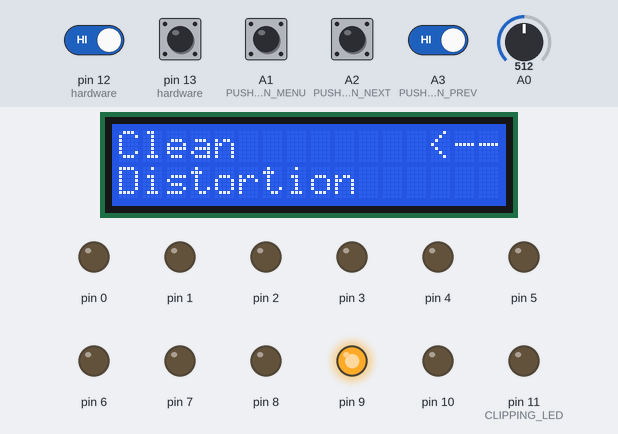
This sketch was run on a simulated Arduino Uno, built with avr-gcc and run on an emulated ATmega328P. On the bench: 16×2 character LCD, output pins drawn as LEDs (lit = HIGH). Dashed ring = blinking. The inputs (shaded band) are chosen by the test bench; at power-on: A1 (PUSHBUTTON_MENU), A2 (PUSHBUTTON_NEXT), A3 (PUSHBUTTON_PREV), pin 12 (hardware), pin 13 (hardware) HIGH, A0 = 512.

Above: at 1.2 s.
1.3 s: pin 13 (hardware) pulled LOW for 0.15 s
At 2.1 s:
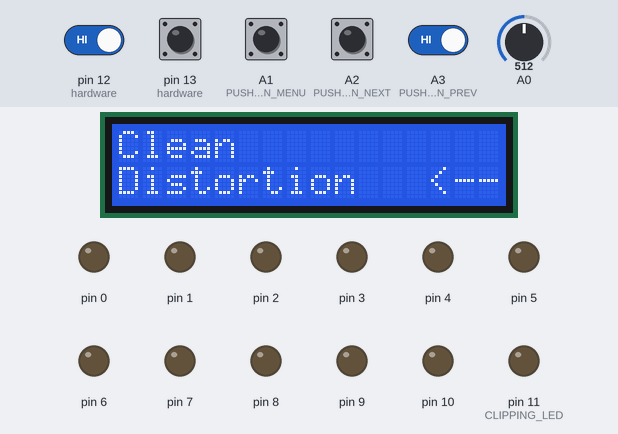
2.9 s: A1 (PUSHBUTTON_MENU) pulled LOW for 0.15 s
At 3.9 s:
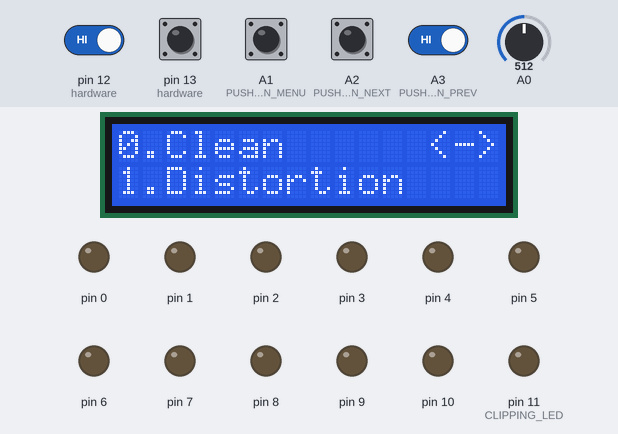
4.9 s: A1 (PUSHBUTTON_MENU) pulled LOW for 1 s
At 6.7 s:
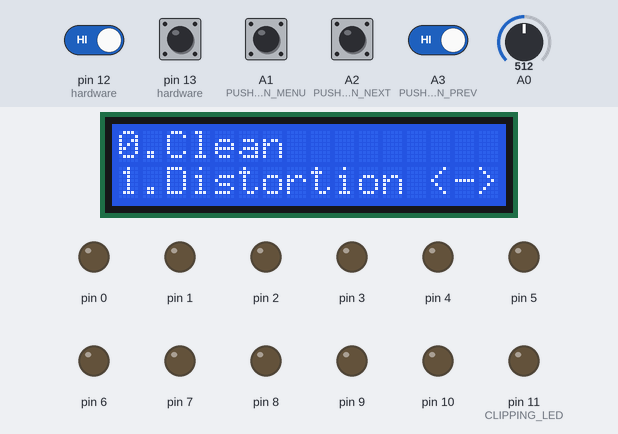
7.8 s: A2 (PUSHBUTTON_NEXT) pulled LOW for 1 s
At 8.42 s:
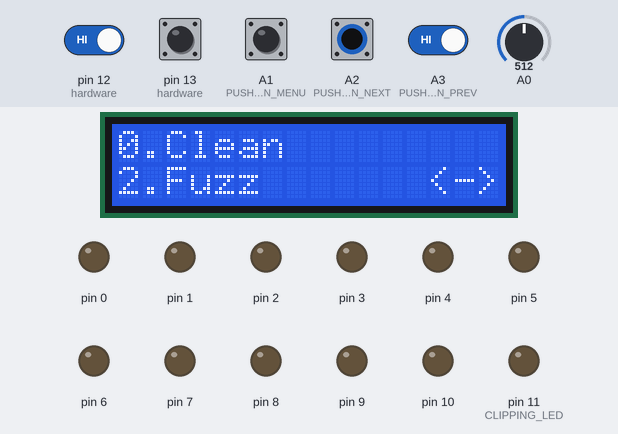
10.3 s: pin 12 (hardware) driven LOW and pin 13 (hardware) driven LOW and A1 (PUSHBUTTON_MENU) driven LOW and A2 (PUSHBUTTON_NEXT) driven LOW and A3 (PUSHBUTTON_PREV) driven LOW
At 12.0 s:
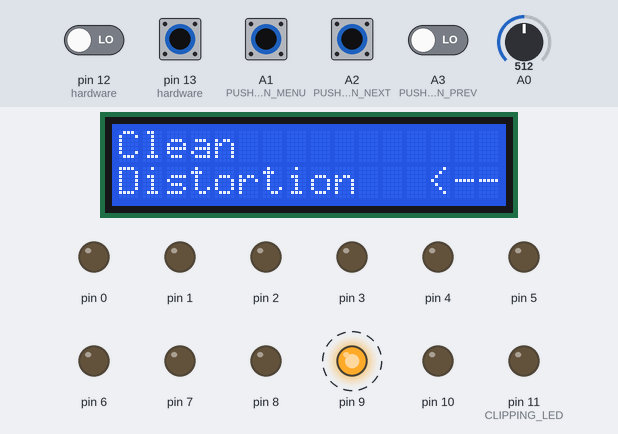
13.3 s: A0 set to 716
At 15.3 s:
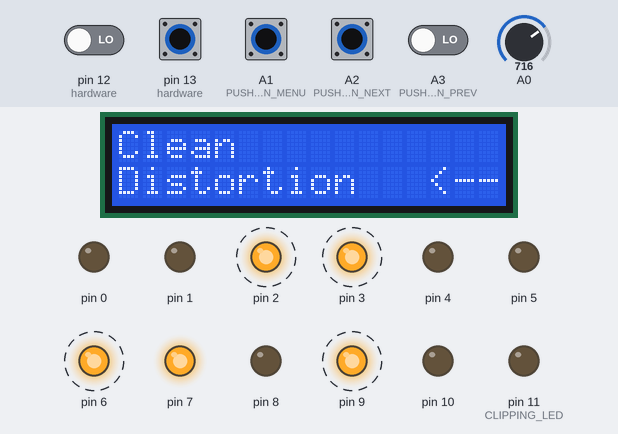
Timing chart, 0 to 17.3 s (numbered marks = the images above; inputs shaded):
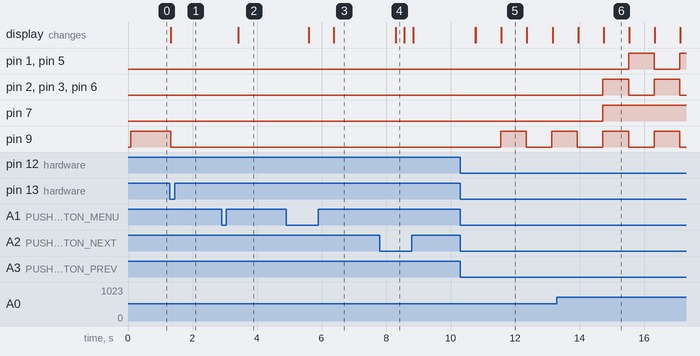

Measured:
- after the input at 1.3 s, pin 9: HIGH → LOW at once; the display: changes at once (image 1)
- after the input at 2.9 s, the display: changes after 0.53 s (image 2)
- after the input at 4.9 s, the display: first changes after 0.70 s (image 3 shows a later state)
- after the input at 7.8 s, the display: changes after 0.49 s (image 4)
- after the input at 10.3 s, pin 9: LOW → HIGH after 1.3 s, → LOW 0.79 s later, → HIGH 0.79 s later; the display: changes after 0.46 s (image 5)
- after the input at 13.3 s, pin 1, pin 5: LOW → HIGH after 2.2 s, → LOW 0.79 s later, → HIGH 0.79 s later; pin 2, pin 3, pin 6: alternates HIGH for 0.79 s and LOW for 0.79 s, starting after 1.4 s; pin 7: LOW → HIGH after 1.4 s
- what the display in image 5 shows lasts 0.8 s, from 11.6 s to 12.4 s

The sketch:

main.ino
```cpp
#include "GuitarEffects.h"
#include "Logic.h"
#include "Lcd.h"

/*
Author: Kamil Koltowski
Date: 31-01-2022
Description: Digital guitar effects based on microprocessor
*/

/* Program Variables */
int input;
int output;
Logic logic = Logic(&input, &output);

void setup()
{
    InitializeADCRegisters();
    InitializePortRegisters();
    logic.InitializeHardware();
    logic.GetLcd()->InitializeLcd();
    logic.GetLcd()->PrintOnDisplay(0);
}

void loop()
{
    input = ADC;
    logic.CheckForEvents();
    logic.ImplementEffect();
    DAC();
}

void DAC()
{
    PORTD = output & B11111111;
    if ((((output >> 8) & B00000010) >> 1) == 1)
    {
        PORTB |= (1 << PORTB1);
    }
    else
    {
        PORTB &= (~(1 << PORTB1));
    }

    if (((output >> 8) & B00000001) == 1)
    {
        PORTB |= (1 << PORTB0);
    }
    else
    {
        PORTB &= (~(1 << PORTB0));
    }
}

void InitializeADCRegisters()
{
    ADCSRA = 0;
    ADMUX |= (0 << REFS1) | (1 << REFS0) | (0 << ADLAR);
    ADCSRA |= (1 << ADEN) | (1 << ADSC) | (1 << ADATE);
    ADCSRA |= (1 << ADPS2) | (1 << ADPS0); // set ADC clock with 32 prescaler- 16mHz/32=500kHz, 500KHz/13 = 38.46KHz sampling rate
    ADCSRB = 0;
    DIDR0 = B00000001;
}

void InitializePortRegisters()
{
    DDRD = B11111111;
    PORTD = B00000000;
    DDRB = B11111;
    PORTB = B00000;
}

// used for debugging
void DACTEST()
{
    for (int i = 0; i < 1023; i++)
    {
        output = i;
        DAC();
    }
}
```

GuitarEffects.cpp
```cpp
#include "GuitarEffects.h"

GuitarEffects::GuitarEffects(int *ptr_input, int *ptr_output)
{
    m_ptr_input = ptr_input;
    m_ptr_output = ptr_output;
}

void GuitarEffects::MapInput()
{
    m_offsetInput = map(*m_ptr_input, 0, 1023, -512, 511);
}

void GuitarEffects::Clean()
{
    *m_ptr_output = *m_ptr_input;
}

void GuitarEffects::Distortion()
{
    MapInput();
    *m_ptr_output = ((pow(m_offsetInput, 2)) / 256);
    if (*m_ptr_output > 823)
        *m_ptr_output = 823;
}

void GuitarEffects::Fuzz()
{
    MapInput();
    *m_ptr_output = (((float)m_offsetInput / (20 + abs((float)m_offsetInput))) * (512)) + (512);
}

void GuitarEffects::Octaver()
{
    MapInput();
    *m_ptr_output = map(abs(m_offsetInput), 0, 512, 256, 768);
}

// not used
void GuitarEffects::Overdrive()
{
    MapInput();
    if (m_offsetInput > 0)
        *m_ptr_output = (((1 + (1 - pow(m_e, -m_offsetInput))) * m_resolution) * 0.5);
    else
        *m_ptr_output = (((1 + (-1 + pow(m_e, m_offsetInput))) * m_resolution) * 0.5);
}

// not used
void GuitarEffects::HardClipping()
{
    if (*m_ptr_input > 511)
        *m_ptr_output = *m_ptr_input + 25;
    else if (*m_ptr_input < 511)
        *m_ptr_output = *m_ptr_input - 25;
    if (*m_ptr_input > 723)
        *m_ptr_output = 723;
    else if (*m_ptr_input < 300)
        *m_ptr_output = 300;
}

// not used
void GuitarEffects::Echo()
{
}
```

GuitarEffects.h
```cpp
#ifndef GUITAREFFECTS_H
#define GUITAREFFECTS_H
#include <Arduino.h>

class GuitarEffects
{
private:
    int *m_ptr_input;
    int *m_ptr_output;
    int m_offsetInput;
    void MapInput();

public:
    GuitarEffects(int *ptr_input, int *ptr_output);
    const int m_resolution = 1023; // to ma byc publiczne bo prywatne albo inicjalizowane w konstruktorze przydziela inna wartosc, czemu? heh nie wiem ;-D
    const float m_e = 2.718281828459;
    void Clean();
    void Distortion();
    void Fuzz();
    void Octaver();
    void Overdrive();
    void HardClipping();
    void Echo();
};

#endif
```

HardwareVariables.h
```cpp
#ifndef HARDWAREVARIABLES_H
#define HARDWAREVARIABLES_H
#include <Arduino.h>

/* Hardware variables*/
#define PUSHBUTTON_MENU A1
#define PUSHBUTTON_NEXT A2
#define PUSHBUTTON_PREV A3
#define SWITCH_3PDT_1 12
#define SWITCH_3PDT_2 13
#define CLIPPING_LED 11

#endif
```

Logic.cpp
```cpp
#include "Logic.h"

Logic::Logic(int *ptr_input, int *ptr_output)
{
    m_effect = new GuitarEffects(ptr_input, ptr_output);
    m_lcd = new Lcd(&m_selectedEffect_1, &m_selectedEffect_2, &m_isPlaying, &m_effectNames[0]);
    m_ptr_input = ptr_input;
}

GuitarEffects *Logic::GetEffect()
{
    return m_effect;
}

Lcd *Logic::GetLcd()
{
    return m_lcd;
}

void Logic::ImplementEffect()
{
    switch (m_nowPlayingEffect)
    {
    case 0:
    {
        m_effect->Clean();
        break;
    }
    case 1:
    {
        m_effect->Distortion();
        break;
    }
    case 2:
    {
        m_effect->Fuzz();
        break;
    }
    case 3:
    {
        m_effect->Octaver();
        break;
    }
    default:
    {
        break;
    }
    }
}

void Logic::CheckForEvents()
{
    // Check for input signal clipping
    if (*m_ptr_input == 1023 || *m_ptr_input == 0)
    {
        PORTB |= (1 << PORTB3);
    }
    else
    {
        PORTB &= ~(1 << PORTB3);
    }
    // Check for 3PDT press
    if (((PINB & B00010000) >> 4) == 0 && m_switchState == false || ((PINB & B00100000) >> 5) == 0 && m_switchState == true)
    {
        m_switchState = !m_switchState;
        SwitchEffect();
    }
    // Check for menu button press
    if (((PINC & B00010) >> 1) == 0)
    {
        EffectsMenu();
    }
}

void Logic::SwitchEffect()
{
    m_isPlaying = !m_isPlaying;
    if (m_isPlaying == true)
    {
        m_nowPlayingEffect = m_selectedEffect_1;
    }
    else if (m_isPlaying == false)
    {
        m_nowPlayingEffect = m_selectedEffect_2;
    }
    m_lcd->PrintOnDisplay(0);
}

void Logic::UpdateEffect()
{
    if (m_isPlaying == true)
    {
        m_nowPlayingEffect = m_selectedEffect_1;
    }
    else if (m_isPlaying == false)
    {
        m_nowPlayingEffect = m_selectedEffect_2;
    }
}

void Logic::EffectsMenu()
{
    delay(m_delayTime);
    // selectedEffect_1 loop
    while (digitalRead(PUSHBUTTON_MENU) != 0)
    {
        if (digitalRead(PUSHBUTTON_NEXT) == 0)
        {
            m_selectedEffect_1++;
            if (m_selectedEffect_1 > m_effectsInTotal)
            {
                m_selectedEffect_1 = 0;
            }
            if (m_selectedEffect_1 == m_selectedEffect_2)
            {
                m_selectedEffect_1++;
                if (m_selectedEffect_1 > m_effectsInTotal)
                {
                    m_selectedEffect_1 = 0;
                }
            }
        }
        if (digitalRead(PUSHBUTTON_PREV) == 0)
        {
            m_selectedEffect_1--;
            if (m_selectedEffect_1 < 0)
            {
                m_selectedEffect_1 = m_effectsInTotal;
            }
            if (m_selectedEffect_1 == m_selectedEffect_2)
            {
                m_selectedEffect_1--;
                if (m_selectedEffect_1 < 0)
                {
                    m_selectedEffect_1 = m_effectsInTotal;
                }
            }
        }
        // update lcd
        delay(m_delayTime);
        m_lcd->PrintOnDisplay(1);
    }

    delay(m_delayTime);
    // selectedEffect_2 loop
    while (digitalRead(PUSHBUTTON_MENU) != 0)
    {
        if (digitalRead(PUSHBUTTON_NEXT) == 0)
        {
            m_selectedEffect_2++;
            if (m_selectedEffect_2 > m_effectsInTotal)
            {
                m_selectedEffect_2 = 0;
            }
            if (m_selectedEffect_2 == m_selectedEffect_1)
            {
                m_selectedEffect_2++;
                if (m_selectedEffect_2 > m_effectsInTotal)
                {
                    m_selectedEffect_2 = 0;
                }
            }
        }
        if (digitalRead(PUSHBUTTON_PREV) == 0)
        {
            m_selectedEffect_2--;
            if (m_selectedEffect_2 < 0)
            {
                m_selectedEffect_2 = m_effectsInTotal;
            }
            if (m_selectedEffect_2 == m_selectedEffect_1)
            {
                m_selectedEffect_2--;
                if (m_selectedEffect_2 < 0)
                {
                    m_selectedEffect_2 = m_effectsInTotal;
                }
            }
        }
        // update lcd
        delay(m_delayTime);
        m_lcd->PrintOnDisplay(2);
    }
    // update lcd
    delay(m_delayTime);
    m_lcd->PrintOnDisplay(0);
    UpdateEffect();
}

void Logic::InitializeHardware()
{
    uint8_t hardware[5] = {PUSHBUTTON_MENU, PUSHBUTTON_NEXT, PUSHBUTTON_PREV, SWITCH_3PDT_1, SWITCH_3PDT_2};
    uint8_t hardware_size = ((sizeof(hardware) / sizeof(hardware[0])));
    uint8_t LEDs[1] = {CLIPPING_LED};
    uint8_t leds_size = ((sizeof(LEDs) / sizeof(LEDs[0])));
    for (int i = 0; i < hardware_size; i++)
    {
        pinMode(hardware[i], INPUT_PULLUP);
    }
    for (int i = 0; i < leds_size; i++)
    {
        pinMode(LEDs[i], OUTPUT);
    }
}

String Logic::GetEffectName()
{
    return m_effectNames[m_nowPlayingEffect];
}
```

Logic.h
```cpp
#ifndef LOGIC_H
#define LOGIC_H
#include <Arduino.h>
#include "GuitarEffects.h"
#include "HardwareVariables.h"
#include "Lcd.h"

class Logic
{
private:
    GuitarEffects *m_effect;
    Lcd *m_lcd;
    int *m_ptr_input;
    int m_selectedEffect_1 = 0;
    int m_selectedEffect_2 = 1;
    int m_nowPlayingEffect = m_selectedEffect_1;
    bool m_isPlaying = true;
    bool m_switchState = true;
    uint8_t m_delayTime = 250;
    String m_effectNames[4] = {"Clean", "Distortion", "Fuzz", "Octave"};
    uint8_t m_effectsInTotal = ((sizeof(m_effectNames) / sizeof(m_effectNames[0])) - 1);

    void EffectsMenu();
    void SwitchEffect();
    void UpdateEffect();

public:
    Logic(int *ptr_input, int *ptr_output);
    GuitarEffects *GetEffect();
    Lcd *GetLcd();
    void ImplementEffect();
    void InitializeHardware();
    void CheckForEvents();

    // Used for debugging
    String GetEffectName();
};

#endif
```

Lcd.cpp
```cpp
#include "Lcd.h"

Lcd::Lcd(int *ptr_selectedEffect_1, int *ptr_selectedEffect_2, bool *ptr_isPlaying, String *ptr_effectNames)
{
    m_lcd = new LiquidCrystal_I2C(0x27, 16, 2);
    m_ptr_selectedEffect_1 = ptr_selectedEffect_1;
    m_ptr_selectedEffect_2 = ptr_selectedEffect_2;
    m_ptr_isPlaying = ptr_isPlaying;
    m_ptr_effectNames = ptr_effectNames;
}

void Lcd::InitializeLcd()
{
    m_lcd->init();
    m_lcd->backlight();
}

void Lcd::PrintOnDisplay(uint8_t option)
{
    if (option == 0)
    {
        m_lcd->clear();
        m_lcd->print((*(m_ptr_effectNames + *m_ptr_selectedEffect_1)));
        m_lcd->setCursor(0, 1);
        m_lcd->print((*(m_ptr_effectNames + *m_ptr_selectedEffect_2)));
        if (*m_ptr_isPlaying == true)
        {
            m_lcd->setCursor(13, 0);
            m_lcd->print("<--");
        }
        else if (*m_ptr_isPlaying == false)
        {
            m_lcd->setCursor(13, 1);
            m_lcd->print("<--");
        }
    }
    // menu - effect 1
    else if (option == 1)
    {
        m_lcd->clear();
        m_lcd->print(String(*m_ptr_selectedEffect_1) + String(".") + (*(m_ptr_effectNames + *m_ptr_selectedEffect_1)));
        m_lcd->setCursor(13, 0);
        m_lcd->print("<->");
        m_lcd->setCursor(0, 1);
        m_lcd->print(String(*m_ptr_selectedEffect_2) + String(".") + (*(m_ptr_effectNames + *m_ptr_selectedEffect_2)));
    }
    // menu effect 2
    else if (option == 2)
    {
        m_lcd->clear();
        m_lcd->print(String(*m_ptr_selectedEffect_1) + String(".") + (*(m_ptr_effectNames + *m_ptr_selectedEffect_1)));
        m_lcd->setCursor(0, 1);
        m_lcd->print(String(*m_ptr_selectedEffect_2) + String(".") + (*(m_ptr_effectNames + *m_ptr_selectedEffect_2)));
        m_lcd->setCursor(13, 1);
        m_lcd->print("<->");
    }
}

// used for debugging
void Lcd::PrintOutputValue(int output)
{
    m_lcd->clear();
    m_lcd->print(output);
}
```

Lcd.h
```cpp
#ifndef LCD_H
#define LCD_H
#include <Arduino.h>
#include "LiquidCrystal_I2C.h"

class Lcd
{
private:
    LiquidCrystal_I2C *m_lcd;
    int *m_ptr_selectedEffect_1;
    int *m_ptr_selectedEffect_2;
    bool *m_ptr_isPlaying;
    String *m_ptr_effectNames;

public:
    Lcd(int *ptr_selectedEffect_1, int *ptr_selectedEffect_2, bool *ptr_isPlaying, String *ptr_effectNames);
    void PrintOnDisplay(uint8_t option);
    void InitializeLcd();

    // Used for debugging
    void PrintOutputValue(int output);
};

#endif
```
